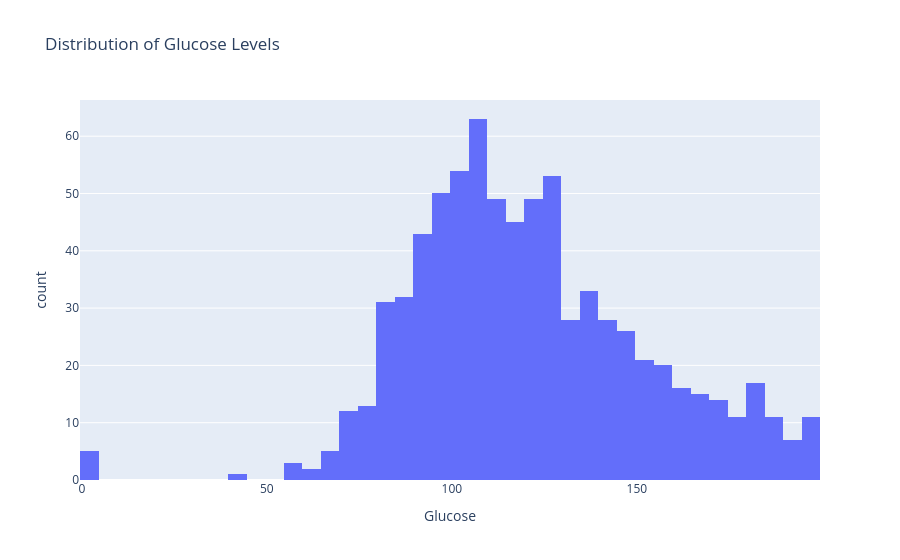

Notebook code cell kept with this figure:
### Code cell
fig = px.histogram(df, x='Glucose', title='Distribution of Glucose Levels')
fig.show()

### Figure 1 — Plotly figure (JSON) as saved in the notebook; plotly's stock layout.template omitted (floating-point values rounded to 4 significant figures; data arrays with more than 128 entries replaced by an {"elided": "..."} marker saying what was removed)
{"data": [{"alignmentgroup": "True", "bingroup": "x", "hovertemplate": "Glucose=%{x}<br>count=%{y}<extra></extra>", "legendgroup": "", "marker": {"color": "#636efa", "pattern": {"shape": ""}}, "name": "", "offsetgroup": "", "orientation": "v", "showlegend": false, "type": "histogram", "x": {"elided": "768 int values"}, "xaxis": "x", "yaxis": "y"}], "layout": {"barmode": "relative", "legend": {"tracegroupgap": 0}, "title": {"text": "Distribution of Glucose Levels"}, "xaxis": {"anchor": "y", "domain": [0, 1], "title": {"text": "Glucose"}}, "yaxis": {"anchor": "x", "domain": [0, 1], "title": {"text": "count"}}}}
